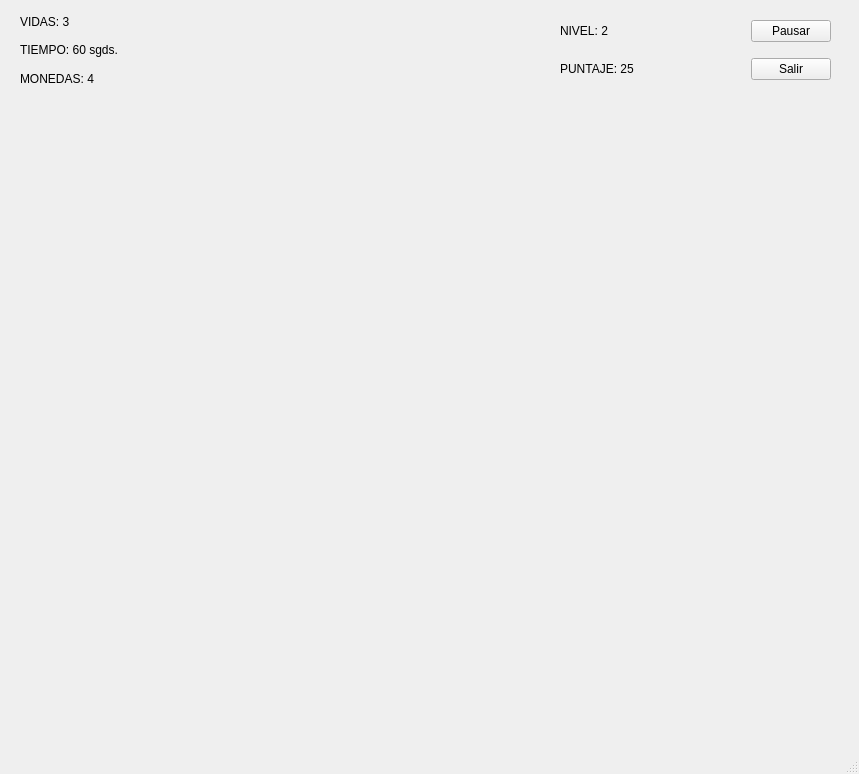
<?xml version="1.0" encoding="UTF-8"?>
<ui version="4.0">
 <class>MainWindow</class>
 <widget class="QMainWindow" name="MainWindow">
  <property name="geometry">
   <rect>
    <x>0</x>
    <y>0</y>
    <width>859</width>
    <height>774</height>
   </rect>
  </property>
  <property name="windowTitle">
   <string>DCCrossy frog</string>
  </property>
  <widget class="QWidget" name="centralwidget">
   <widget class="QWidget" name="verticalLayoutWidget">
    <property name="geometry">
     <rect>
      <x>20</x>
      <y>10</y>
      <width>311</width>
      <height>80</height>
     </rect>
    </property>
    <layout class="QVBoxLayout" name="verticalLayout_2">
     <item>
      <widget class="QLabel" name="lbl_lives">
       <property name="text">
        <string>VIDAS: 3</string>
       </property>
      </widget>
     </item>
     <item>
      <widget class="QLabel" name="lbl_time">
       <property name="text">
        <string>TIEMPO: 60 sgds.</string>
       </property>
      </widget>
     </item>
     <item>
      <widget class="QLabel" name="lbl_coins">
       <property name="text">
        <string>MONEDAS: 4</string>
       </property>
      </widget>
     </item>
    </layout>
   </widget>
   <widget class="QLabel" name="label">
    <property name="geometry">
     <rect>
      <x>360</x>
      <y>0</y>
      <width>141</width>
      <height>101</height>
     </rect>
    </property>
    <property name="text">
     <string/>
    </property>
    <property name="pixmap">
     <pixmap>../sprites/Logo.png</pixmap>
    </property>
    <property name="scaledContents">
     <bool>true</bool>
    </property>
   </widget>
   <widget class="QWidget" name="verticalLayoutWidget_2">
    <property name="geometry">
     <rect>
      <x>560</x>
      <y>10</y>
      <width>271</width>
      <height>80</height>
     </rect>
    </property>
    <layout class="QVBoxLayout" name="verticalLayout">
     <item>
      <layout class="QHBoxLayout" name="horizontalLayout_2">
       <item>
        <widget class="QLabel" name="lbl_lvl">
         <property name="text">
          <string>NIVEL: 2</string>
         </property>
        </widget>
       </item>
       <item>
        <spacer name="horizontalSpacer_3">
         <property name="orientation">
          <enum>Qt::Horizontal</enum>
         </property>
         <property name="sizeHint" stdset="0">
          <size>
           <width>40</width>
           <height>20</height>
          </size>
         </property>
        </spacer>
       </item>
       <item>
        <widget class="QPushButton" name="btn_pause">
         <property name="text">
          <string>Pausar</string>
         </property>
        </widget>
       </item>
      </layout>
     </item>
     <item>
      <layout class="QHBoxLayout" name="horizontalLayout_3">
       <item>
        <widget class="QLabel" name="lbl_score">
         <property name="text">
          <string>PUNTAJE: 25</string>
         </property>
        </widget>
       </item>
       <item>
        <spacer name="horizontalSpacer_2">
         <property name="orientation">
          <enum>Qt::Horizontal</enum>
         </property>
         <property name="sizeHint" stdset="0">
          <size>
           <width>40</width>
           <height>20</height>
          </size>
         </property>
        </spacer>
       </item>
       <item>
        <widget class="QPushButton" name="btn_exit">
         <property name="text">
          <string>Salir</string>
         </property>
        </widget>
       </item>
      </layout>
     </item>
    </layout>
   </widget>
   <widget class="QLabel" name="label_8">
    <property name="geometry">
     <rect>
      <x>0</x>
      <y>140</y>
      <width>861</width>
      <height>141</height>
     </rect>
    </property>
    <property name="sizePolicy">
     <sizepolicy hsizetype="Fixed" vsizetype="Fixed">
      <horstretch>0</horstretch>
      <verstretch>0</verstretch>
     </sizepolicy>
    </property>
    <property name="text">
     <string/>
    </property>
    <property name="pixmap">
     <pixmap>../sprites/Mapa/areas/carretera.png</pixmap>
    </property>
    <property name="scaledContents">
     <bool>true</bool>
    </property>
   </widget>
   <widget class="QLabel" name="label_9">
    <property name="geometry">
     <rect>
      <x>0</x>
      <y>280</y>
      <width>861</width>
      <height>61</height>
     </rect>
    </property>
    <property name="sizePolicy">
     <sizepolicy hsizetype="Fixed" vsizetype="Fixed">
      <horstretch>0</horstretch>
      <verstretch>0</verstretch>
     </sizepolicy>
    </property>
    <property name="text">
     <string/>
    </property>
    <property name="pixmap">
     <pixmap>../sprites/Mapa/areas/pasto.png</pixmap>
    </property>
    <property name="scaledContents">
     <bool>false</bool>
    </property>
   </widget>
   <widget class="QLabel" name="label_10">
    <property name="geometry">
     <rect>
      <x>0</x>
      <y>340</y>
      <width>861</width>
      <height>141</height>
     </rect>
    </property>
    <property name="sizePolicy">
     <sizepolicy hsizetype="Fixed" vsizetype="Fixed">
      <horstretch>0</horstretch>
      <verstretch>0</verstretch>
     </sizepolicy>
    </property>
    <property name="text">
     <string/>
    </property>
    <property name="pixmap">
     <pixmap>../sprites/Mapa/areas/carretera.png</pixmap>
    </property>
    <property name="scaledContents">
     <bool>true</bool>
    </property>
   </widget>
   <widget class="QLabel" name="label_11">
    <property name="geometry">
     <rect>
      <x>0</x>
      <y>110</y>
      <width>861</width>
      <height>31</height>
     </rect>
    </property>
    <property name="sizePolicy">
     <sizepolicy hsizetype="Fixed" vsizetype="Fixed">
      <horstretch>0</horstretch>
      <verstretch>0</verstretch>
     </sizepolicy>
    </property>
    <property name="text">
     <string/>
    </property>
    <property name="pixmap">
     <pixmap>../sprites/Mapa/areas/pasto.png</pixmap>
    </property>
    <property name="scaledContents">
     <bool>false</bool>
    </property>
   </widget>
   <widget class="QLabel" name="label_12">
    <property name="geometry">
     <rect>
      <x>0</x>
      <y>480</y>
      <width>861</width>
      <height>61</height>
     </rect>
    </property>
    <property name="sizePolicy">
     <sizepolicy hsizetype="Fixed" vsizetype="Fixed">
      <horstretch>0</horstretch>
      <verstretch>0</verstretch>
     </sizepolicy>
    </property>
    <property name="text">
     <string/>
    </property>
    <property name="pixmap">
     <pixmap>../sprites/Mapa/areas/pasto.png</pixmap>
    </property>
    <property name="scaledContents">
     <bool>false</bool>
    </property>
   </widget>
   <widget class="QLabel" name="label_13">
    <property name="geometry">
     <rect>
      <x>0</x>
      <y>680</y>
      <width>861</width>
      <height>51</height>
     </rect>
    </property>
    <property name="sizePolicy">
     <sizepolicy hsizetype="Fixed" vsizetype="Fixed">
      <horstretch>0</horstretch>
      <verstretch>0</verstretch>
     </sizepolicy>
    </property>
    <property name="text">
     <string/>
    </property>
    <property name="pixmap">
     <pixmap>../sprites/Mapa/areas/pasto.png</pixmap>
    </property>
    <property name="scaledContents">
     <bool>false</bool>
    </property>
   </widget>
   <widget class="QLabel" name="label_14">
    <property name="geometry">
     <rect>
      <x>0</x>
      <y>540</y>
      <width>861</width>
      <height>141</height>
     </rect>
    </property>
    <property name="sizePolicy">
     <sizepolicy hsizetype="Fixed" vsizetype="Fixed">
      <horstretch>0</horstretch>
      <verstretch>0</verstretch>
     </sizepolicy>
    </property>
    <property name="text">
     <string/>
    </property>
    <property name="pixmap">
     <pixmap>../sprites/Mapa/areas/rio.png</pixmap>
    </property>
    <property name="scaledContents">
     <bool>false</bool>
    </property>
   </widget>
   <widget class="QLabel" name="obj_froggy">
    <property name="geometry">
     <rect>
      <x>380</x>
      <y>640</y>
      <width>80</width>
      <height>80</height>
     </rect>
    </property>
    <property name="sizePolicy">
     <sizepolicy hsizetype="Fixed" vsizetype="Fixed">
      <horstretch>0</horstretch>
      <verstretch>0</verstretch>
     </sizepolicy>
    </property>
    <property name="text">
     <string/>
    </property>
    <property name="pixmap">
     <pixmap>../sprites/Personajes/Naranjo/still.png</pixmap>
    </property>
    <property name="scaledContents">
     <bool>true</bool>
    </property>
   </widget>
  </widget>
  <widget class="QMenuBar" name="menubar">
   <property name="geometry">
    <rect>
     <x>0</x>
     <y>0</y>
     <width>859</width>
     <height>26</height>
    </rect>
   </property>
  </widget>
  <widget class="QStatusBar" name="statusbar"/>
 </widget>
 <resources/>
 <connections/>
</ui>
